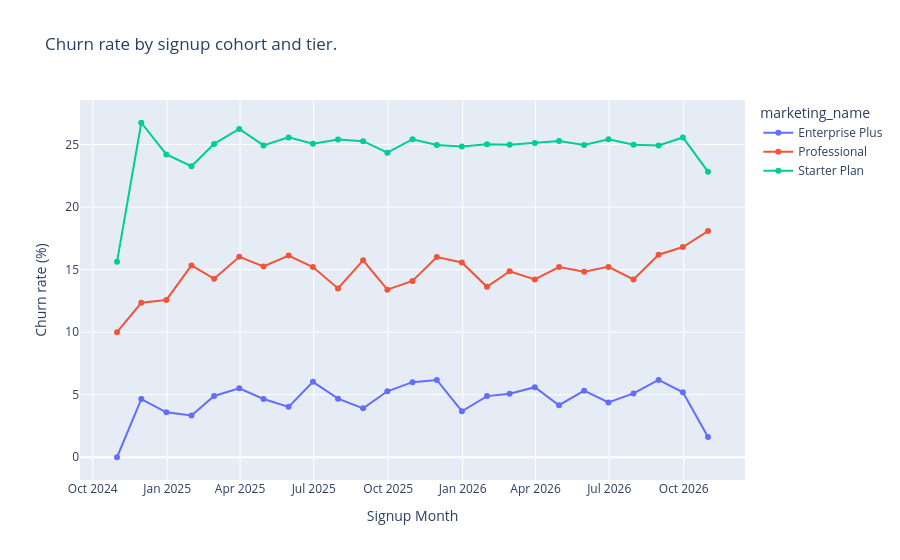

The notebook cell this image was saved under:
### Markdown cell above
## Panel 2: Cohort-by-tier breakdown.
A multi-line chart showing churn_rate_pct by signup_cohort, one line per marketing_name. Use the cohort-by-tier-breakdown.csv you produced in Lesson 4.6's Practice Exercise (load it explicitly). If the loaded file is in wide format from unstack, melt it back to long format with melt (the technique from Lesson 4.5) before passing to Plotly. Title: "Churn rate by signup cohort and tier."

### Code cell
def churn_rate_pct(active_series):
    return (~active_series).mean() * 100

cohort_by_tier = (
    df.set_index('signup_date')
    .groupby('marketing_name')
    .resample('ME')
    .agg(
        customer_count=('customer_id', 'count'),
        churn_rate_pct=('active', churn_rate_pct)
    )
    .reset_index()
)
fig = px.line(
    cohort_by_tier,
    x='signup_date',
    y='churn_rate_pct',
    color='marketing_name',
    markers=True,
    title='Churn rate by signup cohort and tier.',
    labels = { 'signup_date': 'Signup Month',
               'churn_rate_pct': 'Churn rate (%)'}
)

fig.show()

### Figure 1 — Plotly figure (JSON) as saved in the notebook; plotly's stock layout.template omitted (floating-point values rounded to 4 significant figures)
{"data": [{"hovertemplate": "marketing_name=Enterprise Plus<br>Signup Month=%{x}<br>Churn rate (%)=%{y}<extra></extra>", "legendgroup": "Enterprise Plus", "line": {"color": "#636efa", "dash": "solid"}, "marker": {"symbol": "circle"}, "mode": "lines+markers", "name": "Enterprise Plus", "orientation": "v", "showlegend": true, "type": "scatter", "x": ["2024-10-31T00:00:00.000000", "2024-11-30T00:00:00.000000", "2024-12-31T00:00:00.000000", "2025-01-31T00:00:00.000000", "2025-02-28T00:00:00.000000", "2025-03-31T00:00:00.000000", "2025-04-30T00:00:00.000000", "2025-05-31T00:00:00.000000", "2025-06-30T00:00:00.000000", "2025-07-31T00:00:00.000000", "2025-08-31T00:00:00.000000", "2025-09-30T00:00:00.000000", "2025-10-31T00:00:00.000000", "2025-11-30T00:00:00.000000", "2025-12-31T00:00:00.000000", "2026-01-31T00:00:00.000000", "2026-02-28T00:00:00.000000", "2026-03-31T00:00:00.000000", "2026-04-30T00:00:00.000000", "2026-05-31T00:00:00.000000", "2026-06-30T00:00:00.000000", "2026-07-31T00:00:00.000000", "2026-08-31T00:00:00.000000", "2026-09-30T00:00:00.000000", "2026-10-31T00:00:00.000000"], "xaxis": "x", "y": [0.0, 4.651, 3.593, 3.333, 4.899, 5.519, 4.655, 4.031, 6.031, 4.686, 3.911, 5.274, 6.002, 6.18, 3.678, 4.887, 5.08, 5.602, 4.159, 5.326, 4.384, 5.104, 6.179, 5.19, 1.613], "yaxis": "y"}, {"hovertemplate": "marketing_name=Professional<br>Signup Month=%{x}<br>Churn rate (%)=%{y}<extra></extra>", "legendgroup": "Professional", "line": {"color": "#EF553B", "dash": "solid"}, "marker": {"symbol": "circle"}, "mode": "lines+markers", "name": "Professional", "orientation": "v", "showlegend": true, "type": "scatter", "x": ["2024-10-31T00:00:00.000000", "2024-11-30T00:00:00.000000", "2024-12-31T00:00:00.000000", "2025-01-31T00:00:00.000000", "2025-02-28T00:00:00.000000", "2025-03-31T00:00:00.000000", "2025-04-30T00:00:00.000000", "2025-05-31T00:00:00.000000", "2025-06-30T00:00:00.000000", "2025-07-31T00:00:00.000000", "2025-08-31T00:00:00.000000", "2025-09-30T00:00:00.000000", "2025-10-31T00:00:00.000000", "2025-11-30T00:00:00.000000", "2025-12-31T00:00:00.000000", "2026-01-31T00:00:00.000000", "2026-02-28T00:00:00.000000", "2026-03-31T00:00:00.000000", "2026-04-30T00:00:00.000000", "2026-05-31T00:00:00.000000", "2026-06-30T00:00:00.000000", "2026-07-31T00:00:00.000000", "2026-08-31T00:00:00.000000", "2026-09-30T00:00:00.000000", "2026-10-31T00:00:00.000000"], "xaxis": "x", "y": [10.0, 12.35, 12.57, 15.34, 14.27, 16.02, 15.25, 16.12, 15.21, 13.49, 15.75, 13.4, 14.1, 16.01, 15.57, 13.62, 14.87, 14.22, 15.2, 14.83, 15.22, 14.21, 16.19, 16.81, 18.08], "yaxis": "y"}, {"hovertemplate": "marketing_name=Starter Plan<br>Signup Month=%{x}<br>Churn rate (%)=%{y}<extra></extra>", "legendgroup": "Starter Plan", "line": {"color": "#00cc96", "dash": "solid"}, "marker": {"symbol": "circle"}, "mode": "lines+markers", "name": "Starter Plan", "orientation": "v", "showlegend": true, "type": "scatter", "x": ["2024-10-31T00:00:00.000000", "2024-11-30T00:00:00.000000", "2024-12-31T00:00:00.000000", "2025-01-31T00:00:00.000000", "2025-02-28T00:00:00.000000", "2025-03-31T00:00:00.000000", "2025-04-30T00:00:00.000000", "2025-05-31T00:00:00.000000", "2025-06-30T00:00:00.000000", "2025-07-31T00:00:00.000000", "2025-08-31T00:00:00.000000", "2025-09-30T00:00:00.000000", "2025-10-31T00:00:00.000000", "2025-11-30T00:00:00.000000", "2025-12-31T00:00:00.000000", "2026-01-31T00:00:00.000000", "2026-02-28T00:00:00.000000", "2026-03-31T00:00:00.000000", "2026-04-30T00:00:00.000000", "2026-05-31T00:00:00.000000", "2026-06-30T00:00:00.000000", "2026-07-31T00:00:00.000000", "2026-08-31T00:00:00.000000", "2026-09-30T00:00:00.000000", "2026-10-31T00:00:00.000000"], "xaxis": "x", "y": [15.62, 26.74, 24.21, 23.27, 25.05, 26.24, 24.93, 25.57, 25.06, 25.41, 25.27, 24.35, 25.43, 24.97, 24.85, 25.03, 24.98, 25.11, 25.29, 24.97, 25.42, 24.98, 24.93, 25.57, 22.83], "yaxis": "y"}], "layout": {"legend": {"title": {"text": "marketing_name"}, "tracegroupgap": 0}, "title": {"text": "Churn rate by signup cohort and tier."}, "xaxis": {"anchor": "y", "domain": [0, 1], "title": {"text": "Signup Month"}}, "yaxis": {"anchor": "x", "domain": [0, 1], "title": {"text": "Churn rate (%)"}}}}
